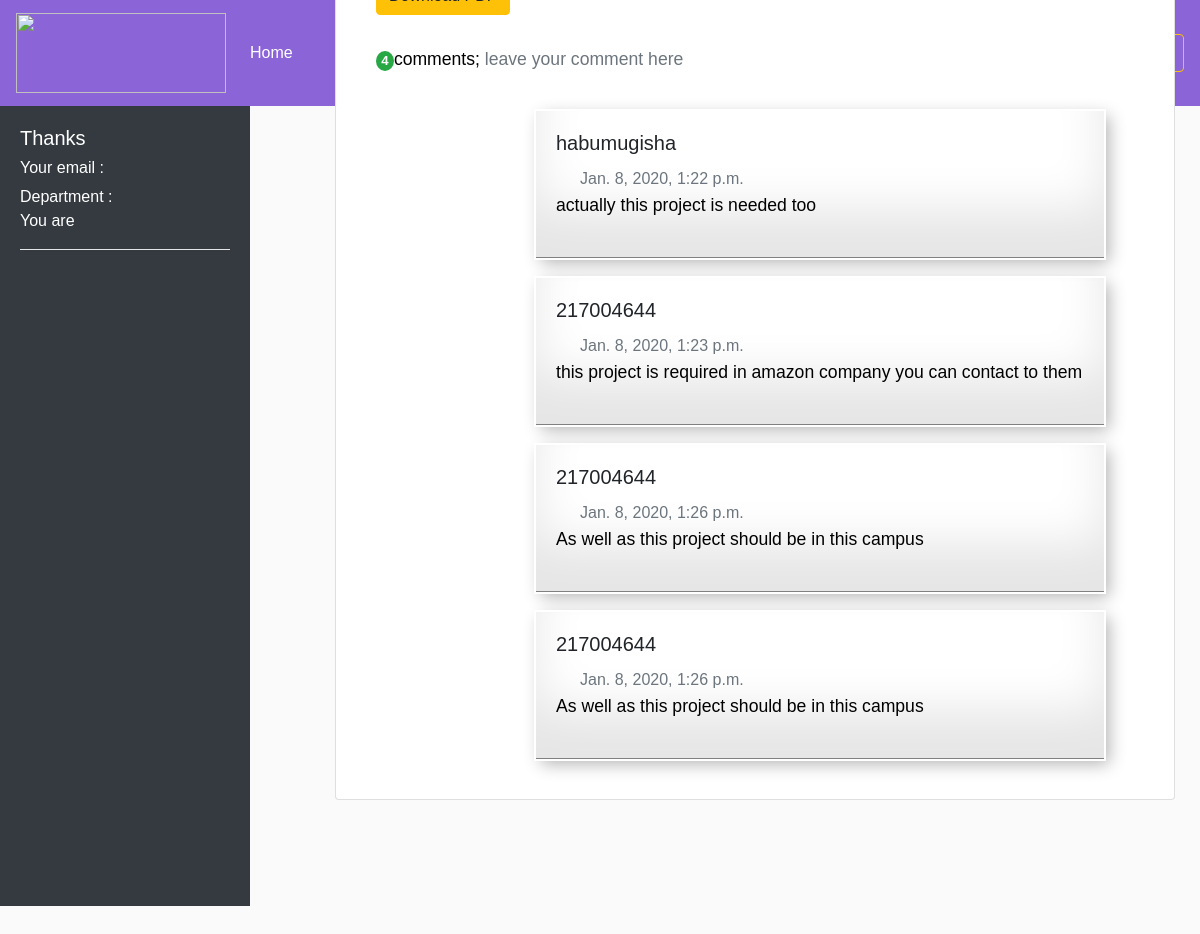
Page /single_project_store/1/ on the committed database.
### depart/models.py (models this page shows, shortened)
class Comments(models.Model):
    project = models.ForeignKey(ProjectStore, related_name='comments', on_delete=models.CASCADE)
    comment = models.TextField()
    sender = models.ForeignKey(settings.AUTH_USER_MODEL, on_delete=models.CASCADE)
    commented_on = models.DateTimeField(auto_now_add=True)

### depart/views.py (the view)
# urls.py: path('single_project_store/<int:pk>/', views.single_project_store, name='single_project_store'),
def single_project_store(request, pk):
    store = ProjectStore.objects.get(pk=pk)
    comments= Comments.objects.filter(project=pk)
    commentscount =Comments.objects.filter(project=pk).count()
    context= {
        'store':store,
        'comments':comments,
        'commentscount': commentscount
    }
    return render(request, 'single_project_store.html', context=context)

### depart/models.py (called while the page is built)
    def __str__(self):
        return self.department_name

    def __str__(self):
        return self.supervisor_name

### templates/single_project_store.html (shortened to what this page needs)
{% extends 'dashboardbase/lecture.html' %}
{% block content %}
<nav class="bg-dark text-white" id="sidebar"
    style="width: 180px; margin-top: 0px; position: relative; height:fit-content; padding:20px; margin-bottom: 40px; margin-left: 0px;">
    <div class="bg-dark text-white">
        <h5>Thanks {{ user.first_name }}</h5>
        <h6> Your email : {{user.email}}</h6>
        <h8> Department : {{user.profile.department_name}}</h8><br>
        <h8> You are {{user.profile.role}}</h8>
    </div>
    <hr class="bg-white" />
</nav>
<div class="card"
    style="padding: 20px; position: relative; float: right; width: 70%; margin-right: 25px; margin-top: -100vh;">
    <div class="card-body">
        <p style="color: black;">
           computer language used : {{store.technology}} <br>
           category of this project : {{store.category}}<br>
           year of time published : {{store.years}}<br>
            department included : {{store.department}}<br>
             you can visit this link and get how it work : <br> <a href="{{store.hosted_link}}" target="blank" style="color: cornflowerblue;">{{store.hosted_link}}</a><br><br>
            <a href="{{ media.store.url }}" class="btn btn-warning" target="blank"> Download PDF </a><br><br>
            <span class="badge badge-success" style="border-radius: 50%;">{{commentscount}} </span>comments; <a href="{% url 'comment' store.pk %}" class="card-link text-muted"> leave your comment here</a>
        </p>
    </div>
        {% for comment in comments %}
        <div class="card-body" style="border-bottom: 1px solid gray; margin-bottom: 20px; margin-left: 180px; margin-right: 50px; box-shadow:
       inset 0 -3em 3em rgba(0,0,0,0.1),
             0 0  0 2px rgb(255,255,255),
             0.3em 0.3em 1em rgba(0,0,0,0.3);">
            <h5 class="card-title">{{comment.sender}}</h5>
            <h8 class="card-title text-muted ml-4">{{comment.commented_on}}</h8>
            <p style="color: black;">
                {{comment.comment}}<br>
            </p>
        </div>
        {% endfor %}
</div>
{% endblock %}

### static/css/style.css (style rules this page uses)
#sidebar { min-width: 250px; max-width: 250px; min-height: 100vh; }
body { font-family: 'Poppins', sans-serif; background: #fafafa; }
p { font-family: 'Poppins', sans-serif; font-size: 1.1em; font-weight: 300; line-height: 1.7em; color: #999; }
a, a:hover, a:focus { color: inherit; text-decoration: none; transition: all 0.3s; }
#sidebar { background: #7386D5; color: #fff; transition: all 0.3s; }
#sidebar { width: 250px; position: fixed; top: 0; left: 0; height: 100vh; z-index: 999; background: #7386D5; color: #fff; transition: all 0.3s; }

### rows in the picture
Comments: sender "habumugisha", commented_on "Jan. 8, 2020, 1:22 p.m.", comment "actually this project is needed too"
Comments: sender "217004644", commented_on "Jan. 8, 2020, 1:23 p.m.", comment "this project is required in amazon company you can contact to them"
Comments: sender "217004644", commented_on "Jan. 8, 2020, 1:26 p.m.", comment "As well as this project should be in this campus"
Comments: sender "217004644", commented_on "Jan. 8, 2020, 1:26 p.m.", comment "As well as this project should be in this campus"

### other values in the picture
{{ commentscount }} "4"
